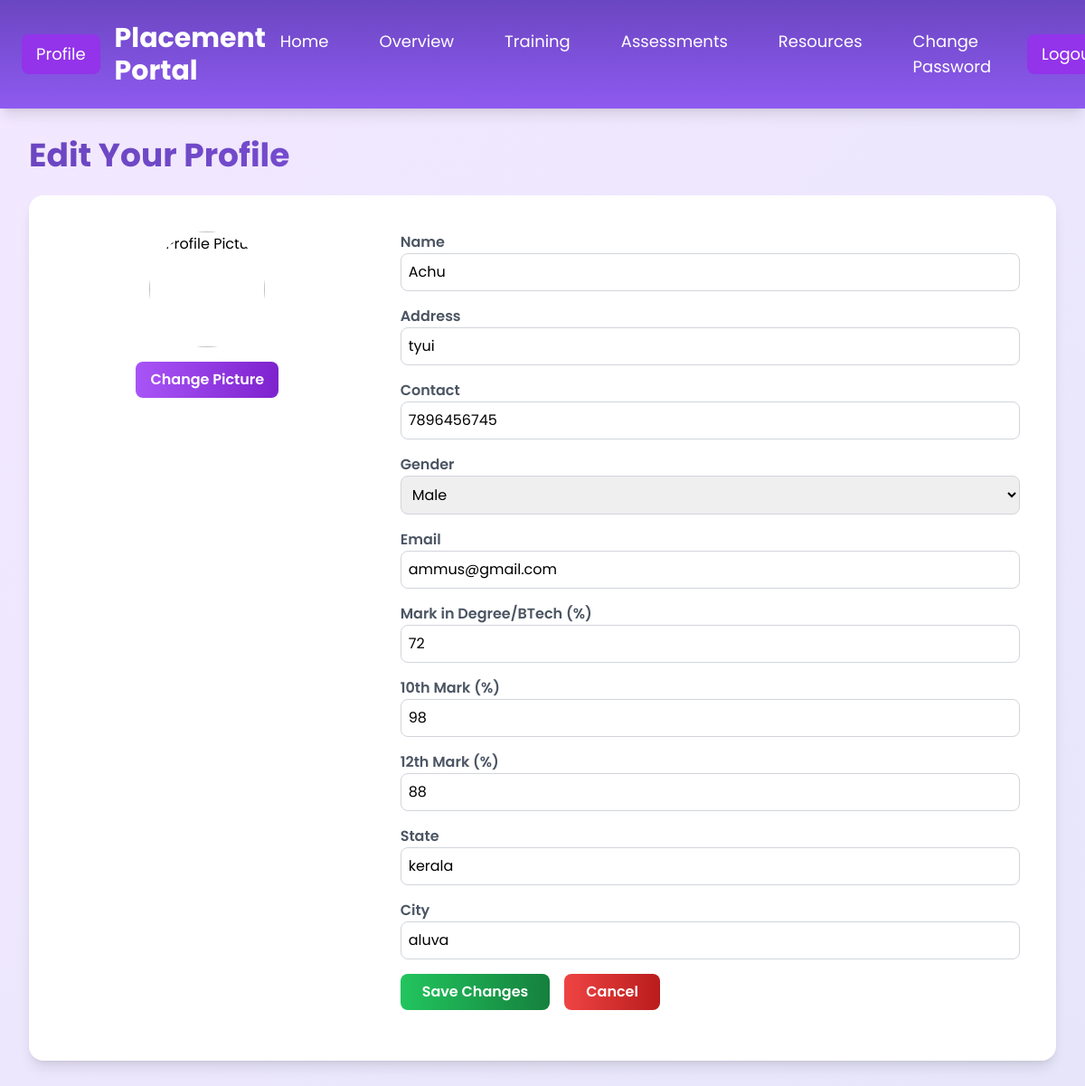
Page /users/EditProfile/ (signed in) on the committed database.
### Guest/models.py (models this page shows)
class tbl_userregistration(models.Model):
    user_name=models.CharField(max_length=50)
    user_contact=models.CharField(max_length=50)
    user_email=models.EmailField()
    user_gender=models.CharField(max_length=50)
    user_address=models.TextField()
    user_city=models.CharField(max_length=50)
    user_state=models.CharField(max_length=50)
    user_mark10=models.CharField(max_length=30)
    user_mark12=models.CharField(max_length=30)
    user_mark=models.CharField(max_length=30)
    user_backlog=models.CharField(max_length=30,null=True)
    user_photo=models.FileField(upload_to='Userdocs/',null=True)
    user_password=models.CharField(max_length=50)

### user/views.py (the view)
# urls.py: path('EditProfile/',views.EditProfile,name="EditProfile"),
def EditProfile(request):
    edit = tbl_userregistration.objects.get(id=request.session["uid"])
    if request.method == "POST":
        edit.user_name=request.POST.get("txt_name")
        edit.user_contact=request.POST.get("txt_con")
        edit.user_email=request.POST.get("txt_email")
        edit.user_address=request.POST.get("txt_address")
        edit.user_mark=request.POST.get("txt_mark")
        edit.user_mark10=request.POST.get("txt_mark10")
        edit.user_mark12=request.POST.get("txt_mark12")
        edit.user_state=request.POST.get("txt_state")
        edit.user_city=request.POST.get("txt_city")
        edit.user_gender=request.POST.get("txt_gender")
        edit.save()
        return redirect("Users:Profile")
    else:
        return render(request,"User/EditProfile.html",{"EditProfile":edit})

### user/Templates/User/EditProfile.html (shortened to what this page needs)
        <!DOCTYPE html>
<html lang="en">
<head>
    <script src="https://cdn.tailwindcss.com"></script>
</head>
<body class="min-h-screen">
    <div class="min-h-screen">
        <div id="navbar" class="navbar bg-purple-900 text-white p-4 md:p-6 shadow-lg z-20">
            <div class="flex justify-between items-center">
                <div class="flex items-center space-x-4">
                    <a href="{% url 'Users:Profile' %}" class="block py-2 px-4 bg-purple-600 rounded-lg text-lg hover:bg-purple-700">Profile</a>
                    <h2 class="text-2xl md:text-3xl font-bold">Placement Portal</h2>
                </div>
                <div class="flex items-center space-x-6">
                    <nav class="hidden md:flex space-x-6">
                        <a href="{% url 'Users:HomePage' %}" class="block py-2 px-4 rounded-lg text-lg hover:bg-purple-700"> Home</a>
                        <a href="index.html#overview" class="block py-2 px-4 rounded-lg text-lg hover:bg-purple-700">Overview</a>
                        <a href="index.html#training" class="block py-2 px-4 rounded-lg text-lg hover:bg-purple-700">Training</a>
                        <a href="index.html#assessments" class="block py-2 px-4 rounded-lg text-lg hover:bg-purple-700">Assessments</a>
                        <a href="index.html#resources" class="block py-2 px-4 rounded-lg text-lg hover:bg-purple-700">Resources</a>
                        <a href="{% url 'Users:ChangePassword' %}" class="block py-2 px-4 rounded-lg text-lg hover:bg-purple-700">Change Password</a>
                    </nav>
                    <a href="#" class="block py-2 px-4 bg-purple-600 rounded-lg text-lg hover:bg-purple-700">Logout</a>
                </div>
            </div>
        </div>
        <div class="flex-1 p-8 overflow-auto">
            <section id="edit-profile" class="mb-10">
                <h1 class="text-4xl font-bold mb-6">Edit Your Profile</h1>
                <div class="card bg-white p-6 rounded-2xl shadow-lg grid grid-cols-1 md:grid-cols-3 gap-6">
                    <div class="flex flex-col items-center p-4">
                        <img src="placeholder.jpg" alt="Profile Picture" class="profile-img rounded-full mb-4 w-32 h-32 object-cover">
                        <button id="uploadPicture" class="btn bg-gradient-to-r from-purple-500 to-purple-700 text-white px-4 py-2 rounded-lg font-semibold">Change Picture</button>
                    </div>
                    <div class="col-span-2 p-4">
                        <form id="profileForm" class="space-y-4">
                            <div>
                                <label for="name" class="block text-gray-600 font-semibold">Name</label>
                                <input type="text" id="name" value="{{EditProfile.user_name}}" class="w-full p-2 border border-gray-300 rounded-lg focus:outline-none focus:ring-2 focus:ring-purple-500">
                            </div>
                            <div>
                                <label for="contact" class="block text-gray-600 font-semibold">Address</label>
                                <input type="tel" id="contact" value="{{EditProfile.user_address}}" class="w-full p-2 border border-gray-300 rounded-lg focus:outline-none focus:ring-2 focus:ring-purple-500">
                            </div>
                            <div>
                                <label for="contact" class="block text-gray-600 font-semibold">Contact</label>
                                <input type="tel" id="contact" value="{{EditProfile.user_contact}}" class="w-full p-2 border border-gray-300 rounded-lg focus:outline-none focus:ring-2 focus:ring-purple-500">
                            </div>
                            <div>
                                <label for="gender" class="block text-gray-600 font-semibold">Gender</label>
                                <select id="gender" class="w-full p-2 border border-gray-300 rounded-lg focus:outline-none focus:ring-2 focus:ring-purple-500">
                                    <option value="male" selected>Male</option>
                                </select>
                            </div>
                            <div>
                                <label for="email" class="block text-gray-600 font-semibold">Email</label>
                                <input type="email" id="email" value="{{EditProfile.user_email}}" class="w-full p-2 border border-gray-300 rounded-lg focus:outline-none focus:ring-2 focus:ring-purple-500">
                            </div>
                            <div>
                                <label for="marks" class="block text-gray-600 font-semibold">Mark in Degree/BTech (%)</label>
                                <input type="number" id="marks" min="0" max="100" value="{{EditProfile.user_mark}}" class="w-full p-2 border border-gray-300 rounded-lg focus:outline-none focus:ring-2 focus:ring-purple-500">
                            </div>
                            <div>
                                <label for="marks10th" class="block text-gray-600 font-semibold">10th Mark (%)</label>
                                <input type="number" id="marks10th" min="0" max="100" value="{{EditProfile.user_mark10}}" class="w-full p-2 border border-gray-300 rounded-lg focus:outline-none focus:ring-2 focus:ring-purple-500">
                            </div>
                            <div>
                                <label for="marks12th" class="block text-gray-600 font-semibold">12th Mark (%)</label>
                                <input type="number" id="marks12th" min="0" max="100" value="{{EditProfile.user_mark12}}" class="w-full p-2 border border-gray-300 rounded-lg focus:outline-none focus:ring-2 focus:ring-purple-500">
                            </div>
                            <div>
                                <label for="state" class="block text-gray-600 font-semibold">State</label>
                                <input type="text" id="state" value="{{EditProfile.user_state}}" class="w-full p-2 border border-gray-300 rounded-lg focus:outline-none focus:ring-2 focus:ring-purple-500">
                            </div>
                            <div>
                                <label for="city" class="block text-gray-600 font-semibold">City</label>
                                <input type="text" id="city" value="{{EditProfile.user_city}}" class="w-full p-2 border border-gray-300 rounded-lg focus:outline-none focus:ring-2 focus:ring-purple-500">
                            </div>
                            <div class="flex space-x-4">
                                <button type="submit" id="saveProfile" class="btn bg-gradient-to-r from-green-500 to-green-700 text-white px-6 py-2 rounded-lg font-semibold">Save Changes</button>
                                <button type="button" id="cancelEdit" class="btn bg-gradient-to-r from-red-500 to-red-700 text-white px-6 py-2 rounded-lg font-semibold">Cancel</button>
                            </div>
                        </form>
                    </div>
                </div>
            </section>
        </div>
    </div>
</body>
</html>

### user/Templates/User/EditProfile.html (style rules this page uses)
body { font-family: 'Poppins', sans-serif; background: linear-gradient(135deg, #f3e8ff, #e6e6fa); }
.navbar { transition: background 0.3s ease; background: linear-gradient(180deg, #6b46c1, #8e5af0); }
.card { transition: transform 0.3s ease, box-shadow 0.3s ease; }
.btn { transition: all 0.3s ease; }
h1 { background: linear-gradient(to right, #6b46c1, #8e5af0); -webkit-background-clip: text; background-clip: text; -webkit-text-fill-color: transparent; }
.profile-img { transition: transform 0.3s ease, box-shadow 0.3s ease; }

### rows in the picture
tbl_userregistration: user_name "Achu", user_address "tyui", user_contact "7896456745", user_email "ammus@gmail.com", user_mark "72", user_mark10 "98", user_mark12 "88", user_state "kerala", user_city "aluva"
